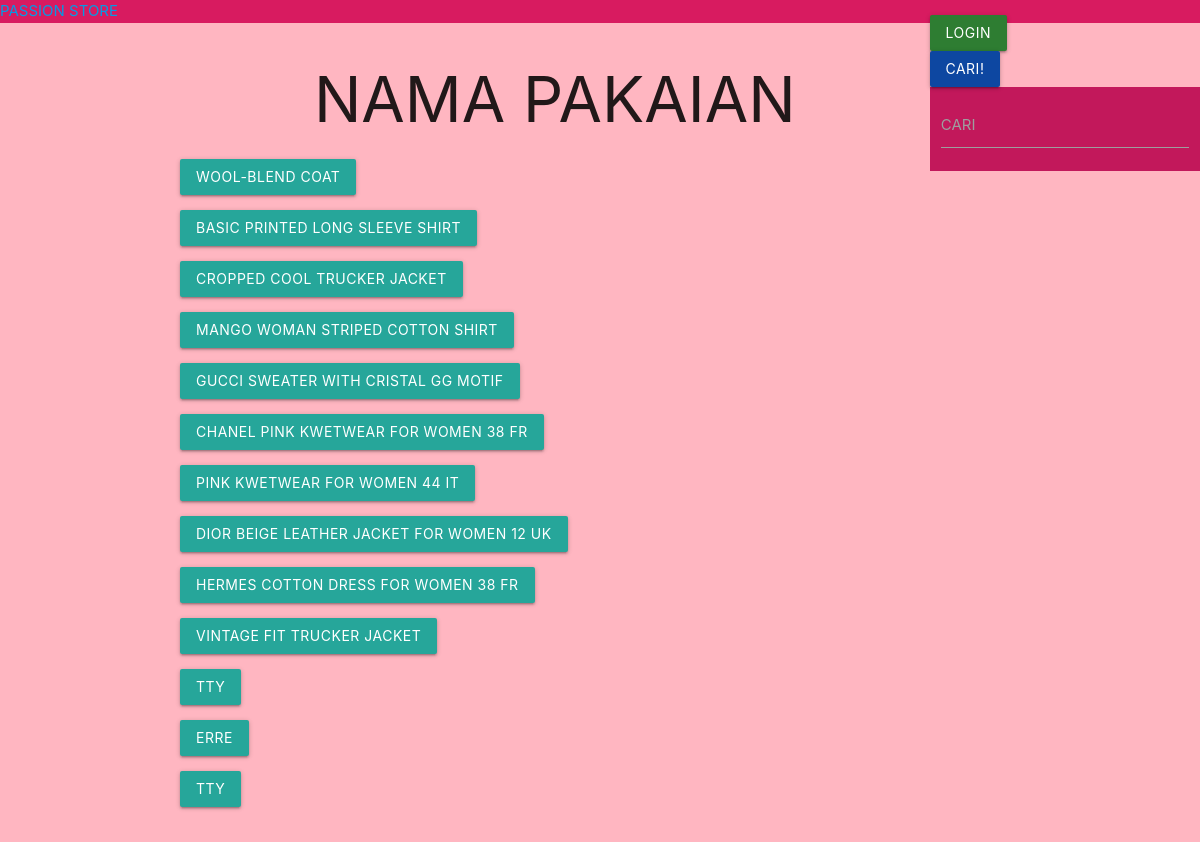
/latihan7a/indexx.php, run on the app's committed database.
### tables this page shows
CREATE TABLE `apparel` (
  `id` int(11) NOT NULL,
  `foto` varchar(100) NOT NULL,
  `nama_barang` varchar(100) NOT NULL,
  `stok_tersedia` int(10) NOT NULL,
  `warna` varchar(100) NOT NULL,
  `harga` varchar(100) NOT NULL,
  `merk` varchar(100) NOT NULL,
  `logo_merk` varchar(100) NOT NULL
);

### latihan7a/php/functions.php (called while the page is built, shortened)
<?php
    function koneksi() {
        $conn = mysqli_connect("localhost","root", "") or die ("koneksi ke DB gagal");
        mysqli_select_db($conn, "tubes_193040175") or die ("Database salah!");
        return $conn;
    }
    function query($sql) {
        $conn = koneksi();
        $result = mysqli_query($conn,"$sql");
        $rows = [];
        while ($row = mysqli_fetch_assoc($result)) {
            $rows[] = $row;
        }
        return $rows;
    }
?>

### latihan7a/indexx.php (the view, shortened to what this page needs)
<?php
require 'php/functions.php';
if (isset($_GET['carikan'])) {
	$kata = $_GET['kata'];
	$apparel = query("SELECT * FROM apparel WHERE
            nama_barang LIKE '%$kata%' ");
} else {
	$apparel = query("SELECT * FROM apparel");
}
?>
<!DOCTYPE html>
<html lang="en">
<head>
	<link type="text/css" rel="stylesheet" href="css/materialize.min.css" media="screen,projection" />
</head>
<body style="background-color: lightpink;">
	<div class="nav-wrapper  pink darken-1">
		<a href="#" class="brand-logo">PASSION STORE</a>
		<ul id="nav-mobile" class="right hide-on-med-and-down">
			<li><a href="php/admin.php" class="waves-effect green darken-3 btn">LOGIN</a></li>
			<li>
				<form action="" method="GET">
					<button class="waves-effect blue darken-4 btn" type="text" name="carikan">Cari!</button>
			</li>
			<li>
				<div class="row col pink darken-2">
					<div class="input-field col s12">
						<input type="text" id="kata" name="kata" class="validate" autofocus>
						<label for="kata" class="active">CARI</label>
					</div>
				</div>
			</li>
		</ul>
	</div>
	<div class="row">
		<div class="container">
			<h1 style="text-align:center;">NAMA PAKAIAN</h1>
			<?php if (empty($apparel)) : ?>
				<tr>
					<td colspan="7">
						<h1>Data tidak Ditemukan</h1>
					</td>
				</tr>
			<?php else : ?>
				<?php foreach ($apparel as $app) : ?>
					<ul>
						<li>
							<p class="nama">
								<a class="waves-effect waves-light btn" href="php\detail.php?id=<?= $app['id'] ?>">
									<?= $app["nama_barang"] ?>
								</a>
							</p>
						</li>
					</ul>
				<?php endforeach; ?>
		</div>
	<?php endif; ?>
</body>
</html>

### data on the page
apparel: nama_barang "WOOL-BLEND COAT"
apparel: nama_barang "BASIC PRINTED LONG SLEEVE SHIRT"
apparel: nama_barang "CROPPED COOL TRUCKER JACKET"
apparel: nama_barang "MANGO WOMAN STRIPED COTTON SHIRT"
apparel: nama_barang "GUCCI SWEATER WITH CRISTAL GG MOTIF"
apparel: nama_barang "CHANEL PINK KWETWEAR FOR WOMEN 38 FR"
apparel: nama_barang "PINK KWETWEAR FOR WOMEN 44 IT"
apparel: nama_barang "DIOR BEIGE LEATHER JACKET FOR WOMEN 12 UK"
apparel: nama_barang "HERMES COTTON DRESS FOR WOMEN 38 FR"
apparel: nama_barang "VINTAGE FIT TRUCKER JACKET"
apparel: nama_barang "TTY"
apparel: nama_barang "ERRE"
apparel: nama_barang "TTY"
